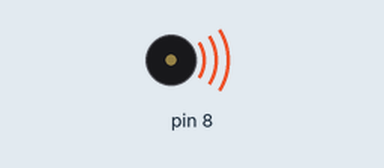
Simulated run of this sketch. Board: Arduino Uno, built with avr-gcc and run on an emulated ATmega328P. Parts: buzzer (waves = sounding).

Above: at 0.1 s.
At 2.0 s:
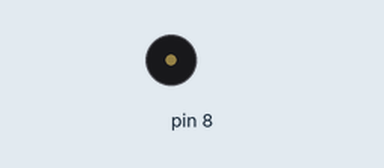
Timing chart, 0 to 3.5 s (numbered marks = the images above):
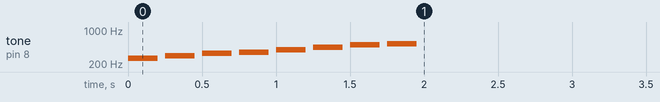

The sketch:

tone_test.ino
```cpp
// Plays a short scale on D8 (connect a piezo buzzer to D8 and GND).
const unsigned int notes[] = {262, 294, 330, 349, 392, 440, 494, 523};

void setup() {
    for (unsigned int note : notes) {
        tone(8, note, 200);
        delay(250);
    }
}

void loop() {}
```
